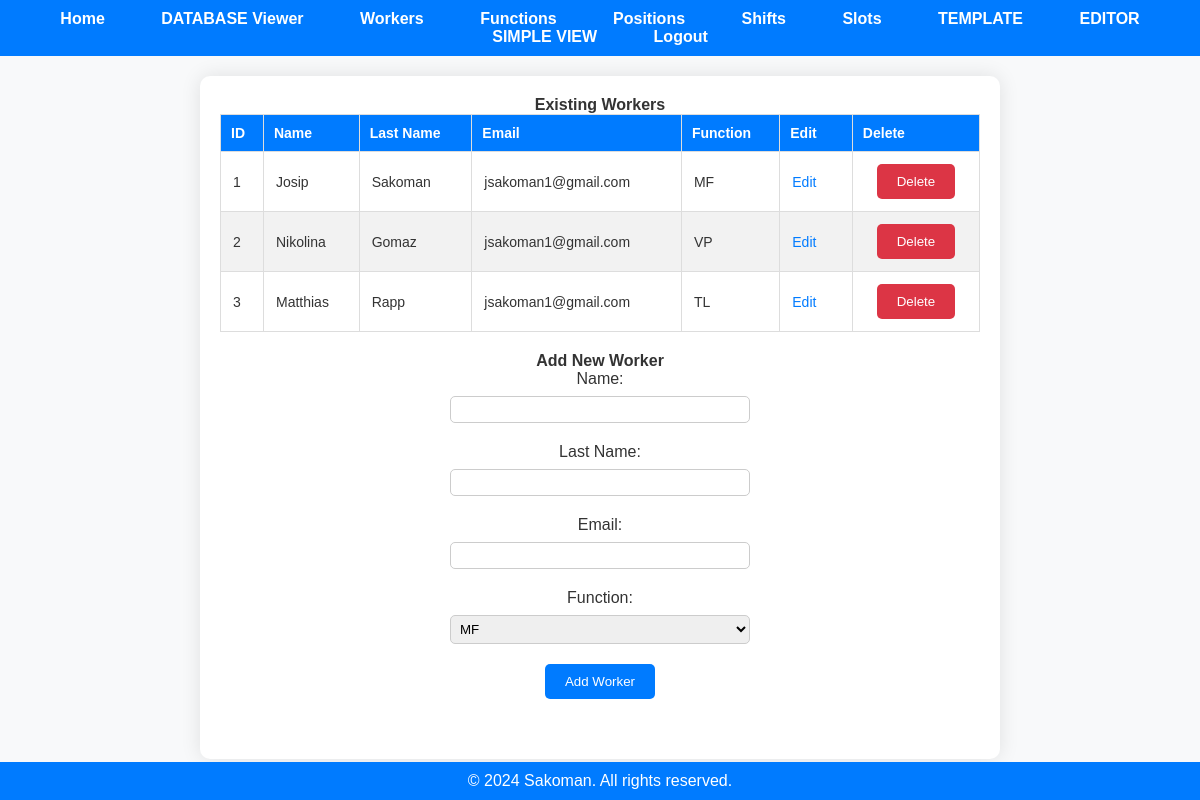
Page /workers (signed in) on the earlier database version.
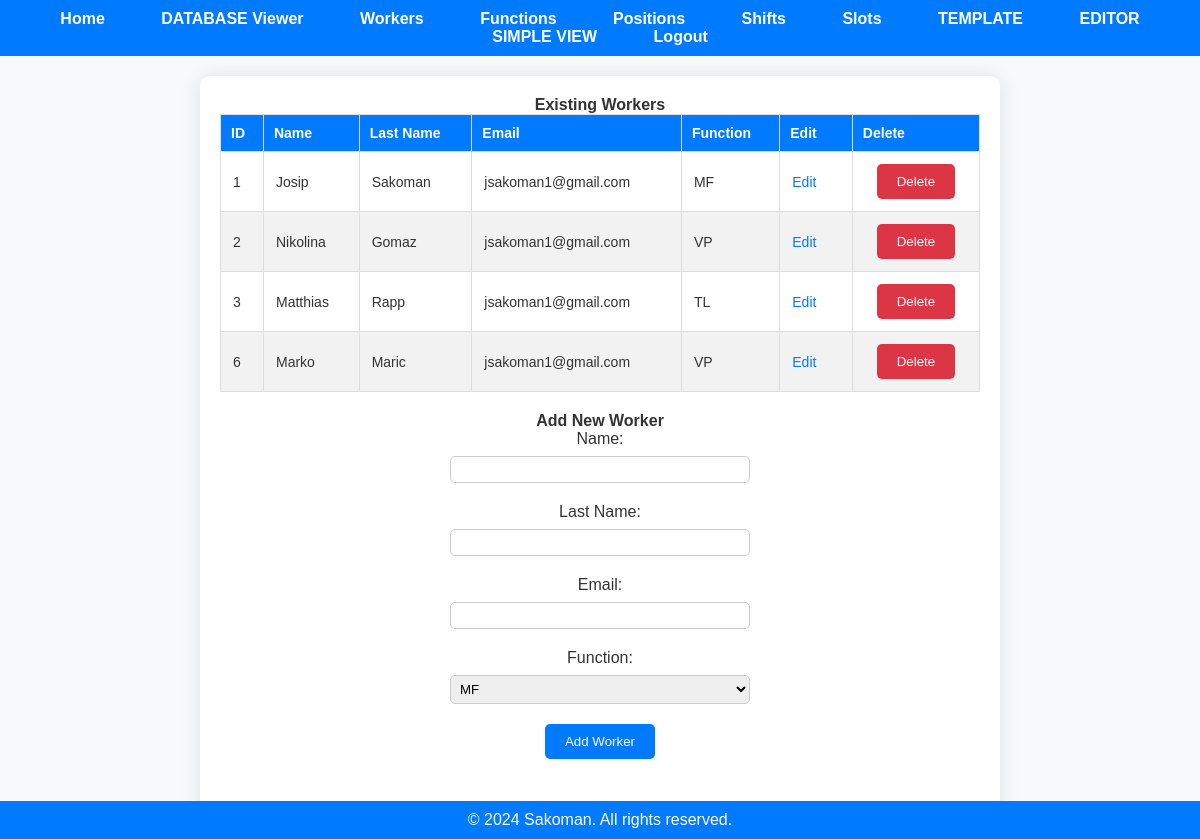
Same page on the later database version.
### app.py (models this page shows, shortened)
class Worker(db.Model):
    worker_id = db.Column(db.Integer, primary_key=True)
    name = db.Column(db.String(50), nullable=False)
    last_name = db.Column(db.String(50), nullable=False)
    email = db.Column(db.String(120), nullable=False)
    function_id = db.Column(db.Integer, db.ForeignKey('function.function_id'), nullable=False)
    user_id = db.Column(db.Integer, db.ForeignKey('user.id'), nullable=False)
    user = db.relationship('User', backref=db.backref('workers', lazy=True))
    function = db.relationship('Function', back_populates='workers')

### app.py (the view)
@app.route('/workers')
@employer_required
def display_workers():
    if 'user_id' not in session:
        flash('You must be logged in to view this page.', 'error')
        return redirect(url_for('login'))
    user_id = session['user_id']
    workers = fetch_all(user_id, 'Worker')
    functions = fetch_all(user_id, 'Function')
    function_names = {function.function_id: function.name for function in functions}
    for worker in workers:
        worker.function_name = function_names.get(worker.function_id, 'N/A')
    return render_template('workers.html', workers=workers, functions=functions)

### app.py (called while the page is built)
@login_manager.user_loader
def load_user(user_id):
    return User.query.get(int(user_id))

def employer_required(func):
    @wraps(func)
    def decorated_function(*args, **kwargs):
        if not current_user.is_authenticated:
            flash('You must be logged in to view this page.', 'error')
            return redirect(url_for('login'))
        if current_user.role != 'employer':
            flash('You do not have permission to view this page.', 'error')
            return redirect('/')
        return func(*args, **kwargs)
    return decorated_function

def fetch_all(user_id, table_name):
    if table_name not in ['Worker', 'Function', 'Position', 'Shift', 'Slot', 'Year_Days', 'Schedule']:
        return None
    table_class = globals()[table_name]
    items = table_class.query.filter_by(user_id=user_id).all()
    return items

### templates/workers.html (shortened to what this page needs)
<!DOCTYPE html>
<html lang="en">
<head>
    <link rel="stylesheet" href="{{ url_for('static', filename='styles.css') }}">
</head>
<body>
    {% include 'navbar.html' %}
    <div class="container">
        <div class="existing-workers-section">
            <h2>Existing Workers</h2>
            {% if workers %}
                <table class="data-table">
                    <thead>
                        <tr>
                            <th>ID</th>
                            <th>Name</th>
                            <th>Last Name</th>
                            <th>Email</th>
                            <th>Function</th>
                            <th>Edit</th>
                            <th>Delete</th>
                        </tr>
                    </thead>
                    <tbody>
                        {% for worker in workers %}
                            <tr>
                                <td>{{ worker['worker_id'] }}</td>
                                <td>{{ worker['name'] }}</td>
                                <td>{{ worker['last_name'] }}</td>
                                <td>{{ worker['email'] }}</td>
                                <td>{{ worker['function_name'] }}</td>
                                <td>
                                    <a href="/edit/Worker/{{ worker['worker_id'] }}" class="action-link">Edit</a>
                                </td>
                                <td>
                                    <form action="/delete/Worker/{{ worker['worker_id'] }}" method="post">
                                        <button type="submit" class="delete-button">Delete</button>
                                    </form>
                                </td>
                            </tr>
                        {% endfor %}
                    </tbody>
                </table>
            {% else %}
                <p>No data available.</p>
            {% endif %}
        </div>
        <div class="add-item-section">
            <h2>Add New Worker</h2>
            <form action="/add/Worker" method="post" class="add-form">
                <label for="name">Name:</label>
                <input type="text" id="name" name="name" required>
                <label for="last_name">Last Name:</label>
                <input type="text" id="last_name" name="last_name">
                <label for="email">Email:</label>
                <input type="email" id="email" name="email">
                <label for="function_id">Function:</label>
                <select id="function_id" name="function_id">
                    {% for function in functions %}
                        <option value="{{ function['function_id'] }}">{{ function['name'] }}</option>
                    {% endfor %}
                </select>
                <button type="submit" class="add-button">Add Worker</button>
            </form>
        </div>
    </div>
    <div class="footer">
        &copy; 2024 Sakoman. All rights reserved.
    </div>
</body>
</html>

### templates/navbar.html (shortened to what this page needs)
<nav>
    <ul>
        <li><a href="/">Home</a></li>
        {% if current_user.is_authenticated and current_user.role == 'employer' %}
        <li><a href="/database_viewer">DATABASE Viewer</a></li>
        <li><a href="/workers">Workers</a></li>
        <li><a href="/functions">Functions</a></li>
        <li><a href="/positions">Positions</a></li>
        <li><a href="/shifts">Shifts</a></li>
        <li><a href="/slots">Slots</a></li>
        <li><a href="/template">TEMPLATE</a></li>
        <li><a href="/editor">EDITOR</a></li>
        <li><a href="/simple_view">SIMPLE VIEW</a></li>
        {% endif %}
        {% if not current_user.is_authenticated %}
        <li><a href="/login">Login</a></li>
        <li><a href="/register">Register</a></li>
        {% else %}
        <li><a href="/logout">Logout</a></li>
        {% endif %}
    </ul>
</nav>

### static/styles.css (style rules this page uses)
* { margin: 0; padding: 0; box-sizing: border-box; }
body { font-family: Arial, sans-serif; background-color: #f8f9fa; color: #333; }
nav { background-color: #007bff; padding: 10px 0; }
nav ul { list-style-type: none; text-align: center; }
nav ul li { display: inline-block; margin: 0 10px; }
nav ul li a { color: #fff; text-decoration: none; font-weight: bold; padding: 8px 16px; border-radius: 5px; transition: background-color 0.3s ease; }
.container { margin: 20px auto; padding: 20px; background-color: #fff; border-radius: 10px; box-shadow: 0 0 20px rgba(0, 0, 0, 0.1); max-width: 800px; }
.container h1, .container h2, .container p { font-size: 16px; text-align: center; }
.container form { display: flex; flex-direction: column; align-items: center; }
.container label { margin-bottom: 8px; }
.container input, .container select { width: 300px; padding: 5px; margin-bottom: 20px; border-radius: 5px; border: 1px solid #ccc; }
.container button, input[type="submit"] { padding: 10px 20px; background-color: #007bff; color: #fff; border: none; border-radius: 5px; cursor: pointer; transition: background-color 0.3s ease, box-shadow 0.3s ease; }
.footer { background-color: #007bff; color: #fff; text-align: center; padding: 10px 0; position: fixed; bottom: 0; left: 0; width: 100%; }
.action-link { color: #007bff; text-decoration: none; margin-right: 10px; transition: color 0.3s ease; }
.add-item-section, .existing-items-section { margin-bottom: 40px; }
table { width: 100%; border-collapse: collapse; margin-bottom: 20px; }
th, td { font-size: 14px; border: 1px solid #ddd; padding: 10px; text-align: left; }
th { background-color: #f2f2f2; }
tr:nth-child(even) { background-color: #f2f2f2; }
table { background-color: #ffffff; overflow-x: auto; }
th { background-color: #007bff; color: #ffffff; }
td { font-size: 14px; padding: 12px; }
.delete-button { background-color: #dc3545 !important; color: #fff !important; padding: 10px 20px !important; border: none !important; border-radius: 5px !important; cursor: pointer !important; }

Differences in the rows shown:
added Worker: worker_id "6", name "Marko", last_name "Maric", email "jsakoman1@gmail.com", function_name "VP"
